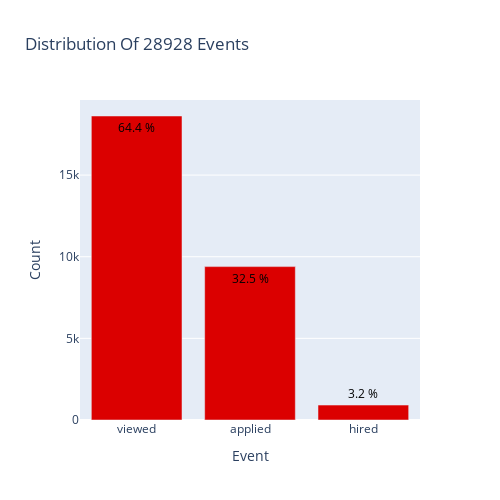

This figure's notebook cell:
### Code cell
#print('Different types of Event \n', data_feedback.Event.value_counts())
import plotly.offline as py
bar = go.Bar(x = data_feedback.Event.value_counts().index,
               text = ['{:.1f} %'.format(val) for val in (data_feedback.Event.value_counts().values / data_feedback.shape[0] * 100)],
               textposition = 'auto',
               textfont = dict(color = '#000000'),
               y = data_feedback.Event.value_counts().values ,
               marker = dict(color = '#db0000'))
# Create layout
layout = dict(title = 'Distribution Of {} Events '.format(data_feedback.shape[0]),
              xaxis = dict(title = 'Event'),
              yaxis = dict(title = 'Count'))

# Create plot
fig = go.Figure(data=[bar], layout=layout)
fig.update_layout(
    autosize=False,
    width=500,
    height=500,)
iplot(fig)

#ax = data_fbeedback.Event.hist(grid=False)
#ax.set_ylabel('Counts')

### Figure 1 — Plotly figure (JSON) as saved in the notebook; plotly's stock layout.template omitted (floating-point values rounded to 4 significant figures)
{"data": [{"marker": {"color": "#db0000"}, "text": ["64.4 %", "32.5 %", "3.2 %"], "textfont": {"color": "#000000"}, "textposition": "auto", "type": "bar", "x": ["viewed", "applied", "hired"], "y": [18620, 9395, 913]}], "layout": {"autosize": false, "height": 500, "title": {"text": "Distribution Of 28928 Events "}, "width": 500, "xaxis": {"autorange": true, "range": [-0.5, 2.5], "title": {"text": "Event"}, "type": "category"}, "yaxis": {"autorange": true, "range": [0, 19600], "title": {"text": "Count"}, "type": "linear"}}}
